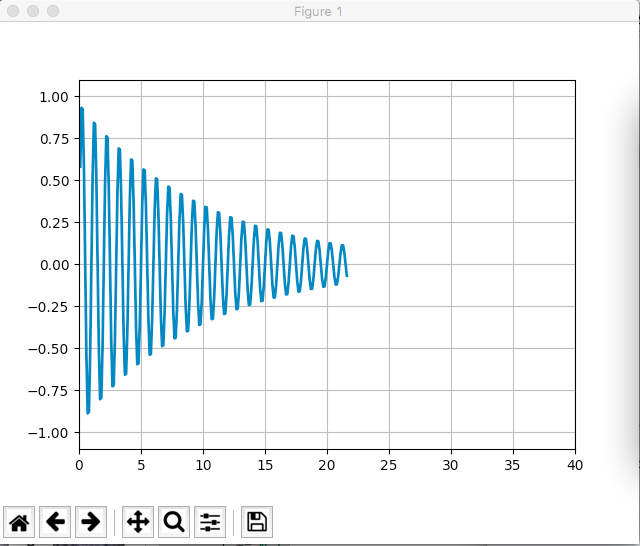

The Python source for this figure:
"""
This example showcases a sinusoidal decay animation.
"""


import numpy as np
import matplotlib.pyplot as plt
import matplotlib.animation as animation


def data_gen(t=0):
    cnt = 0
    while cnt < 1000:
        cnt += 1
        t += 0.1
        yield t, np.sin(2*np.pi*t) * np.exp(-t/10.)


def init():
    ax.set_ylim(-1.1, 1.1)
    ax.set_xlim(0, 10)
    del xdata[:]
    del ydata[:]
    line.set_data(xdata, ydata)
    return line,

fig, ax = plt.subplots()
line, = ax.plot([], [], lw=2)
ax.grid()
xdata, ydata = [], []


def run(data):
    # update the data
    t, y = data
    xdata.append(t)
    ydata.append(y)
    xmin, xmax = ax.get_xlim()

    if t >= xmax:
        ax.set_xlim(xmin, 2*xmax)
        ax.figure.canvas.draw()
    line.set_data(xdata, ydata)

    return line,

ani = animation.FuncAnimation(fig, run, data_gen, blit=False, interval=10,
                              repeat=False, init_func=init)
plt.show()
